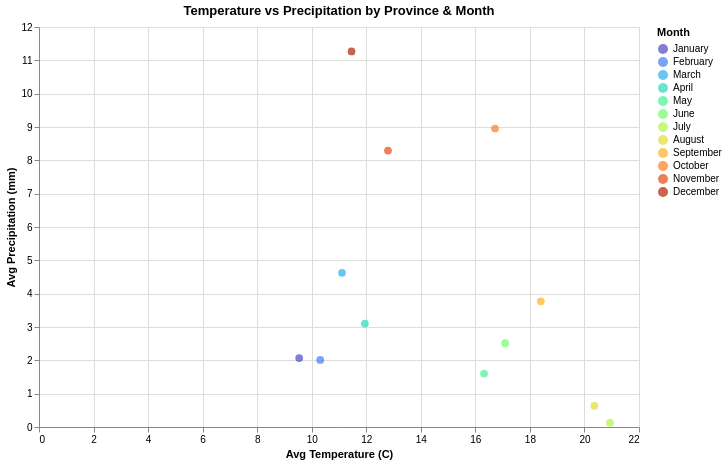

Here is the notebook cell this chart was saved with:
### Code cell
prov_list_precip = sorted(scatter_precip["provincia"].unique())

selector_precip = alt.selection_point(
    fields=["provincia"],
    bind=alt.binding_select(options=prov_list_precip, name="Select Province: "),
    value=[{"provincia": prov_list_precip[0]}]
)

alt.Chart(scatter_precip).mark_circle(size=60, opacity=0.7).encode(
    x=alt.X("temp_mean:Q", title="Avg Temperature (C)"),
    y=alt.Y("precip_mean:Q", title="Avg Precipitation (mm)"),
    color=alt.Color("mes:N", title="Month", sort=list(month_order),
                    scale=alt.Scale(scheme="turbo")),
    tooltip=["mes", "provincia",
             alt.Tooltip("temp_mean", format=".1f"),
             alt.Tooltip("precip_mean", format=".2f")]
).add_params(
    selector_precip
).transform_filter(
    selector_precip
).properties(
    title="Temperature vs Precipitation by Province & Month",
    width=600,
    height=400
).interactive().show()

### Figure 1 — Vega specification as saved in the notebook (floating-point values rounded to 4 significant figures; data arrays with more than 128 entries replaced by an {"elided": "..."} marker saying what was removed)
{"$schema": "https://vega.github.io/schema/vega/v6.json", "data": [{"name": "_server_source_0", "values": {"elided": "648 records"}}, {"name": "param_83135ee97baa9aca_store", "values": [{"unit": "", "fields": [{"type": "E", "field": "provincia"}], "values": ["A CORUÑA"]}]}, {"name": "param_1e9efca18e7a2868_store"}, {"name": "source_0", "source": "_server_source_0", "transform": [{"type": "filter", "expr": "!length(data(\"param_83135ee97baa9aca_store\")) || vlSelectionTest(\"param_83135ee97baa9aca_store\", datum)"}, {"type": "formula", "expr": "datum[\"mes\"]===\"January\" ? 0 : datum[\"mes\"]===\"February\" ? 1 : datum[\"mes\"]===\"March\" ? 2 : datum[\"mes\"]===\"April\" ? 3 : datum[\"mes\"]===\"May\" ? 4 : datum[\"mes\"]===\"June\" ? 5 : datum[\"mes\"]===\"July\" ? 6 : datum[\"mes\"]===\"August\" ? 7 : datum[\"mes\"]===\"September\" ? 8 : datum[\"mes\"]===\"October\" ? 9 : datum[\"mes\"]===\"November\" ? 10 : datum[\"mes\"]===\"December\" ? 11 : 12", "as": "color_mes_sort_index"}, {"type": "project", "fields": ["color_mes_sort_index", "mes", "precip_mean", "provincia", "temp_mean"]}]}, {"name": "data_0", "source": "source_0", "transform": [{"type": "filter", "expr": "isValid(datum[\"temp_mean\"]) && isFinite(+datum[\"temp_mean\"]) && isValid(datum[\"precip_mean\"]) && isFinite(+datum[\"precip_mean\"])"}, {"type": "project", "fields": ["mes", "precip_mean", "provincia", "temp_mean"]}]}, {"name": "data_0_x_domain_temp_mean", "source": "data_0", "transform": [{"type": "formula", "expr": "+datum['temp_mean']", "as": "temp_mean"}, {"type": "aggregate", "groupby": [], "fields": ["temp_mean", "temp_mean"], "ops": ["min", "max"], "as": ["min", "max"]}]}, {"name": "data_0_y_domain_precip_mean", "source": "data_0", "transform": [{"type": "formula", "expr": "+datum['precip_mean']", "as": "precip_mean"}, {"type": "aggregate", "groupby": [], "fields": ["precip_mean", "precip_mean"], "ops": ["min", "max"], "as": ["min", "max"]}]}, {"name": "source_0_color_domain_mes", "source": "source_0", "transform": [{"type": "aggregate", "groupby": ["mes"], "fields": ["color_mes_sort_index"], "ops": ["min"], "as": ["sort_field"]}, {"type": "project", "fields": ["mes", "sort_field"]}]}], "signals": [{"name": "unit", "value": {}, "on": [{"events": "pointermove", "update": "isTuple(group()) ? group() : unit"}]}, {"name": "param_83135ee97baa9aca_provincia", "init": "\"A CORUÑA\"", "bind": {"input": "select", "options": ["A CORUÑA", "ALBACETE", "ALICANTE", "ALMERIA", "ARABA/ALAVA", "ASTURIAS", "AVILA", "BADAJOZ", "BALEARES", "BARCELONA", "BIZKAIA", "BURGOS", "CACERES", "CADIZ", "CANTABRIA", "CASTELLON", "CEUTA", "CIUDAD REAL", "CORDOBA", "CUENCA", "GIPUZKOA", "GIRONA", "GRANADA", "GUADALAJARA", "HUELVA", "HUESCA", "ILLES BALEARS", "JAEN", "LA RIOJA", "LAS PALMAS", "LEON", "LLEIDA", "LUGO", "MADRID", "MALAGA", "MELILLA", "MURCIA", "NAVARRA", "OURENSE", "PALENCIA", "PONTEVEDRA", "SALAMANCA", "SANTA CRUZ DE TENERIFE", "SEGOVIA", "SEVILLA", "SORIA", "STA. CRUZ DE TENERIFE", "TARRAGONA", "TERUEL", "TOLEDO", "VALENCIA", "VALLADOLID", "ZAMORA", "ZARAGOZA"], "name": "Select Province: "}}, {"name": "param_83135ee97baa9aca", "update": "vlSelectionResolve(\"param_83135ee97baa9aca_store\", \"union\", true, true)"}, {"name": "param_1e9efca18e7a2868", "update": "vlSelectionResolve(\"param_1e9efca18e7a2868_store\", \"union\")"}, {"name": "param_83135ee97baa9aca_tuple", "update": "param_83135ee97baa9aca_provincia !== null ? {fields: param_83135ee97baa9aca_tuple_fields, values: [param_83135ee97baa9aca_provincia]} : null"}, {"name": "param_83135ee97baa9aca_tuple_fields", "value": [{"type": "E", "field": "provincia"}]}, {"name": "param_83135ee97baa9aca_modify", "on": [{"events": {"signal": "param_83135ee97baa9aca_tuple"}, "update": "modify(\"param_83135ee97baa9aca_store\", param_83135ee97baa9aca_tuple, true)"}]}, {"name": "param_1e9efca18e7a2868_temp_mean", "on": [{"events": [{"source": "view", "type": "dblclick"}], "update": "null"}, {"events": {"signal": "param_1e9efca18e7a2868_translate_delta"}, "update": "panLinear(param_1e9efca18e7a2868_translate_anchor.extent_x, -param_1e9efca18e7a2868_translate_delta.x / width)"}, {"events": {"signal": "param_1e9efca18e7a2868_zoom_delta"}, "update": "zoomLinear(domain(\"x\"), param_1e9efca18e7a2868_zoom_anchor.x, param_1e9efca18e7a2868_zoom_delta)"}]}, {"name": "param_1e9efca18e7a2868_precip_mean", "on": [{"events": [{"source": "view", "type": "dblclick"}], "update": "null"}, {"events": {"signal": "param_1e9efca18e7a2868_translate_delta"}, "update": "panLinear(param_1e9efca18e7a2868_translate_anchor.extent_y, param_1e9efca18e7a2868_translate_delta.y / height)"}, {"events": {"signal": "param_1e9efca18e7a2868_zoom_delta"}, "update": "zoomLinear(domain(\"y\"), param_1e9efca18e7a2868_zoom_anchor.y, param_1e9efca18e7a2868_zoom_delta)"}]}, {"name": "param_1e9efca18e7a2868_tuple", "on": [{"events": [{"signal": "param_1e9efca18e7a2868_temp_mean || param_1e9efca18e7a2868_precip_mean"}], "update": "param_1e9efca18e7a2868_temp_mean && param_1e9efca18e7a2868_precip_mean ? {unit: \"\", fields: param_1e9efca18e7a2868_tuple_fields, values: [param_1e9efca18e7a2868_temp_mean,param_1e9efca18e7a2868_precip_mean]} : null"}]}, {"name": "param_1e9efca18e7a2868_tuple_fields", "value": [{"field": "temp_mean", "channel": "x", "type": "R"}, {"field": "precip_mean", "channel": "y", "type": "R"}]}, {"name": "param_1e9efca18e7a2868_translate_anchor", "value": {}, "on": [{"events": [{"source": "scope", "type": "pointerdown"}], "update": "{x: x(unit), y: y(unit), extent_x: domain(\"x\"), extent_y: domain(\"y\")}"}]}, {"name": "param_1e9efca18e7a2868_translate_delta", "value": {}, "on": [{"events": [{"source": "window", "between": [{"source": "scope", "type": "pointerdown"}, {"source": "window", "type": "pointerup"}], "consume": true, "type": "pointermove"}], "update": "{x: param_1e9efca18e7a2868_translate_anchor.x - x(unit), y: param_1e9efca18e7a2868_translate_anchor.y - y(unit)}"}]}, {"name": "param_1e9efca18e7a2868_zoom_anchor", "on": [{"events": [{"source": "scope", "consume": true, "type": "wheel"}], "update": "{x: invert(\"x\", x(unit)), y: invert(\"y\", y(unit))}"}]}, {"name": "param_1e9efca18e7a2868_zoom_delta", "on": [{"events": [{"source": "scope", "type": "wheel", "consume": true}], "update": "pow(1.001, event.deltaY * pow(16, event.deltaMode))", "force": true}]}, {"name": "param_1e9efca18e7a2868_modify", "on": [{"events": {"signal": "param_1e9efca18e7a2868_tuple"}, "update": "modify(\"param_1e9efca18e7a2868_store\", param_1e9efca18e7a2868_tuple, true)"}]}], "marks": [{"type": "symbol", "name": "marks", "from": {"data": "data_0"}, "encode": {"update": {"opacity": {"value": 0.7}, "y": {"field": "precip_mean", "scale": "y"}, "size": {"value": 60}, "tooltip": {"signal": "{\"mes\": isValid(datum[\"mes\"]) ? isArray(datum[\"mes\"]) ? join(datum[\"mes\"], '\\n') : datum[\"mes\"] : \"\"+datum[\"mes\"], \"provincia\": isValid(datum[\"provincia\"]) ? isArray(datum[\"provincia\"]) ? join(datum[\"provincia\"], '\\n') : datum[\"provincia\"] : \"\"+datum[\"provincia\"], \"temp_mean\": format(datum[\"temp_mean\"], \".1f\"), \"precip_mean\": format(datum[\"precip_mean\"], \".2f\")}"}, "fill": {"field": "mes", "scale": "color"}, "shape": {"value": "circle"}, "x": {"field": "temp_mean", "scale": "x"}}}, "interactive": true, "style": ["circle"], "clip": true}], "scales": [{"name": "x", "type": "linear", "domain": [{"signal": "(data(\"data_0_x_domain_temp_mean\")[0] || {}).min"}, {"signal": "(data(\"data_0_x_domain_temp_mean\")[0] || {}).max"}], "range": [0, {"signal": "width"}], "nice": true, "zero": true, "domainRaw": {"signal": "param_1e9efca18e7a2868[\"temp_mean\"]"}}, {"name": "y", "type": "linear", "domain": [{"signal": "(data(\"data_0_y_domain_precip_mean\")[0] || {}).min"}, {"signal": "(data(\"data_0_y_domain_precip_mean\")[0] || {}).max"}], "range": [{"signal": "height"}, 0], "zero": true, "domainRaw": {"signal": "param_1e9efca18e7a2868[\"precip_mean\"]"}, "nice": true}, {"name": "color", "type": "ordinal", "domain": {"data": "source_0_color_domain_mes", "field": "mes", "sort": {"op": "max", "field": "sort_field"}}, "range": {"scheme": "turbo"}}], "axes": [{"scale": "x", "minExtent": 0, "zindex": 0, "ticks": false, "orient": "bottom", "gridScale": "y", "maxExtent": 0, "tickCount": {"signal": "ceil(width/40)"}, "grid": true, "labels": false, "aria": false, "domain": false}, {"scale": "y", "grid": true, "labels": false, "minExtent": 0, "maxExtent": 0, "aria": false, "zindex": 0, "tickCount": {"signal": "ceil(height/40)"}, "orient": "left", "gridScale": "x", "domain": false, "ticks": false}, {"scale": "x", "grid": false, "labelOverlap": true, "title": "Avg Temperature (C)", "zindex": 0, "orient": "bottom", "tickCount": {"signal": "ceil(width/40)"}, "labelFlush": true}, {"scale": "y", "title": "Avg Precipitation (mm)", "orient": "left", "grid": false, "zindex": 0, "tickCount": {"signal": "ceil(height/40)"}, "labelOverlap": true}], "title": {"text": "Temperature vs Precipitation by Province & Month", "frame": "group"}, "padding": 5, "style": "cell", "background": "white", "height": 400, "legends": [{"title": "Month", "fill": "color", "symbolType": "circle", "encode": {"symbols": {"update": {"opacity": {"value": 0.7}}}}}], "width": 600}
